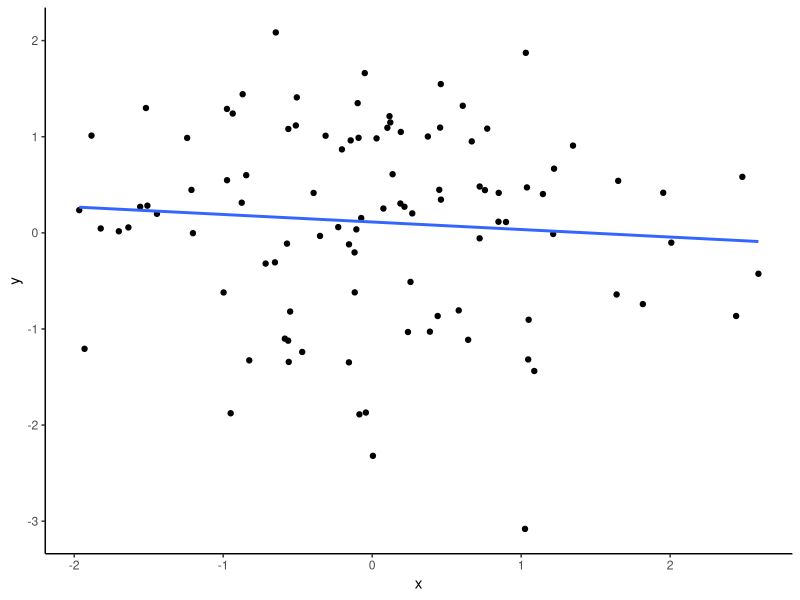

This chart was generated by the following R code:
library(ggplot2)

df <- data.frame(x=rnorm(100),y=rnorm(100))
ggplot(df, aes(x=x,y=y))+geom_point() +
  stat_smooth(method = lm, formula = y~x, se=FALSE) +
  theme_classic()
